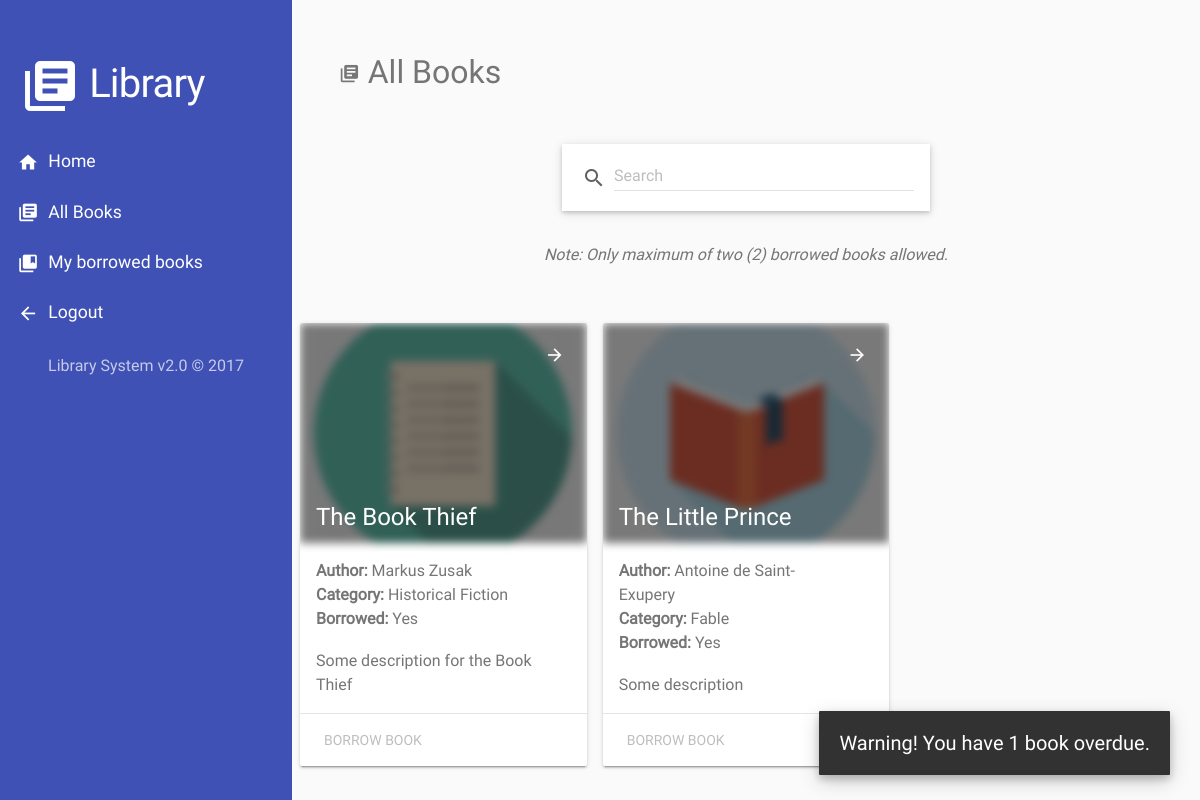
Screenshot of /user-all-books.php (signed in) with the database file from the repository.
### tables this page shows
CREATE TABLE `books` (
  `id` int(11) NOT NULL,
  `title` varchar(255) NOT NULL,
  `author` varchar(255) NOT NULL,
  `category` varchar(255) NOT NULL,
  `description` varchar(255) NOT NULL,
  `image_path` varchar(255) NOT NULL,
  `status` enum('0','1','2') NOT NULL
);

### user-all-books.php (the view, shortened to what this page needs)
<?php include_once('html/top.php'); ?>
<?php
  require_once('html/welcome-header.php');
?>
<?php
  require_once('html/user-nav.php');
?>
<?php
$id = $_SESSION['user_id'];
$my_books_query = "
  SELECT
    t.date_borrowed AS 'date_borrowed',
    t.date_due AS 'date_due',
    b.image_path AS 'image_path',
    b.title AS 'title',
    b.id AS 'book_id',
    b.author AS 'author',
    b.category AS 'category'
  FROM
    books b, transaction t
  WHERE
    t.user_id = $id AND
    t.book_id = b.id AND
    t.date_returned IS NULL AND
    t.date_due < CURRENT_DATE()
  ORDER BY title ASC
";
$sql = mysqli_query($conn, $my_books_query) or die(mysql_error());
$num_rows = $sql->num_rows;
?>
<div class="content">
<?php
if ($num_rows > 0) {
?>
<div class="notif show my-card my-p">
  <p>Warning! You have <?php echo $num_rows; ?> <?php echo $num_rows == 1 ? 'book' : 'books'; ?> overdue.</p>
</div>
<?php } ?>
<h2 class="t-secondary">
  <i class="material-icons small">library_books</i>
  All Books
</h2>
<form action="<?php echo $_SERVER['PHP_SELF']; ?>" method="get">
</form>
<p class="t-secondary my-m-t-3 my-t-c">
  <em>Note: Only maximum of two (2) borrowed books allowed.</em>
</p>
<?php
  $condition = "";
?>
<?php
  $all_books_query = "
    SELECT * FROM books
    WHERE status != '0'
    $condition
    ORDER BY title ASC
  ";
  $sql = mysqli_query($conn, $all_books_query) or die(mysql_error());
  $id = $_SESSION['user_id'];
  $query = "
    SELECT COUNT(*) AS 'count'
    FROM users u, books b, transaction t
    WHERE
      t.user_id = u.id AND
      u.id = $id AND
      t.book_id = b.id AND
      t.date_returned IS NULL
  ";
  $record = $conn->query($query);
  $num_of_borrowed_books = $record->fetch_assoc()['count'];
?>
<?php
if (mysqli_num_rows($sql) > 0) {
?>
<div class="m-top-3">
<?php
  for ($i = 0; $row = mysqli_fetch_array($sql, MYSQLI_ASSOC); $i++) {
    if ($i % 3 == 0 || $i == 0) {
?>
<div class="row">
<?php } ?>
  <div class="col-md-4 my-p-1 book-item">
    <div class="wide-card mdl-card mdl-shadow--2dp" style="width: 100%;">
      <div class="img-card-cont" style="background: url('<?php echo $row['image_path'];?>');">
        <div class="dim mdl-js-ripple-effect ripple-cont">
        </div>
      </div>
      <div class="mdl-card__title card-title">
        <h2 class="mdl-card__title-text"><?=$row['title']?></h2>
      </div>
      <div class="mdl-card__supporting-text">
        <p>
          <strong>Author: </strong>
          <?=$row['author']?>
        </p>
        <p>
          <strong>Category: </strong>
          <?=$row['category']?>
        </p>
        <p>
          <strong>Borrowed: </strong>
          <?php echo $row['status'] == '2' ? "Yes": "No"; ?>
        </p>
        <br/>
        <p>
          <?=$row['description']?>
        </p>
      </div>
      <div class="mdl-card__actions mdl-card--border">
        <form action="php/book-borrow.php" method="post">
          <button type="submit" name="borrow"
            <?php echo ($row['status'] != 2 && $num_of_borrowed_books < 2) ? '': 'disabled'; ?>
            class="mdl-button mdl-button--colored mdl-js-button mdl-js-ripple-effect">
            Borrow Book
          </button>
        </form>
      </div>
      <div class="mdl-card__menu">
        <form action="php/book-borrow.php" method="post">
          <button type="submit" name="borrow"
            <?php echo ($row['status'] != 2 && $num_of_borrowed_books < 2) ? '': 'disabled'; ?>
            class="mdl-button mdl-button--icon mdl-js-button mdl-js-ripple-effect">
            <i class="material-icons fab-small t-white">arrow_forward</i>
          </button>
        </form>
      </div>
    </div>
  </div>
<?php } ?>
</div>
<?php } ?>
</div>
</body>
</html>

### rows the page displays
books: image_path (picture), title "The Book Thief", author "Markus Zusak", category "Historical Fiction", status "Yes", description "Some description for the Book Thief"
books: image_path (picture), title "The Little Prince", author "Antoine de Saint-Exupery", category "Fable", status "Yes", description "Some description"

### other values shown
$num_rows "1"
